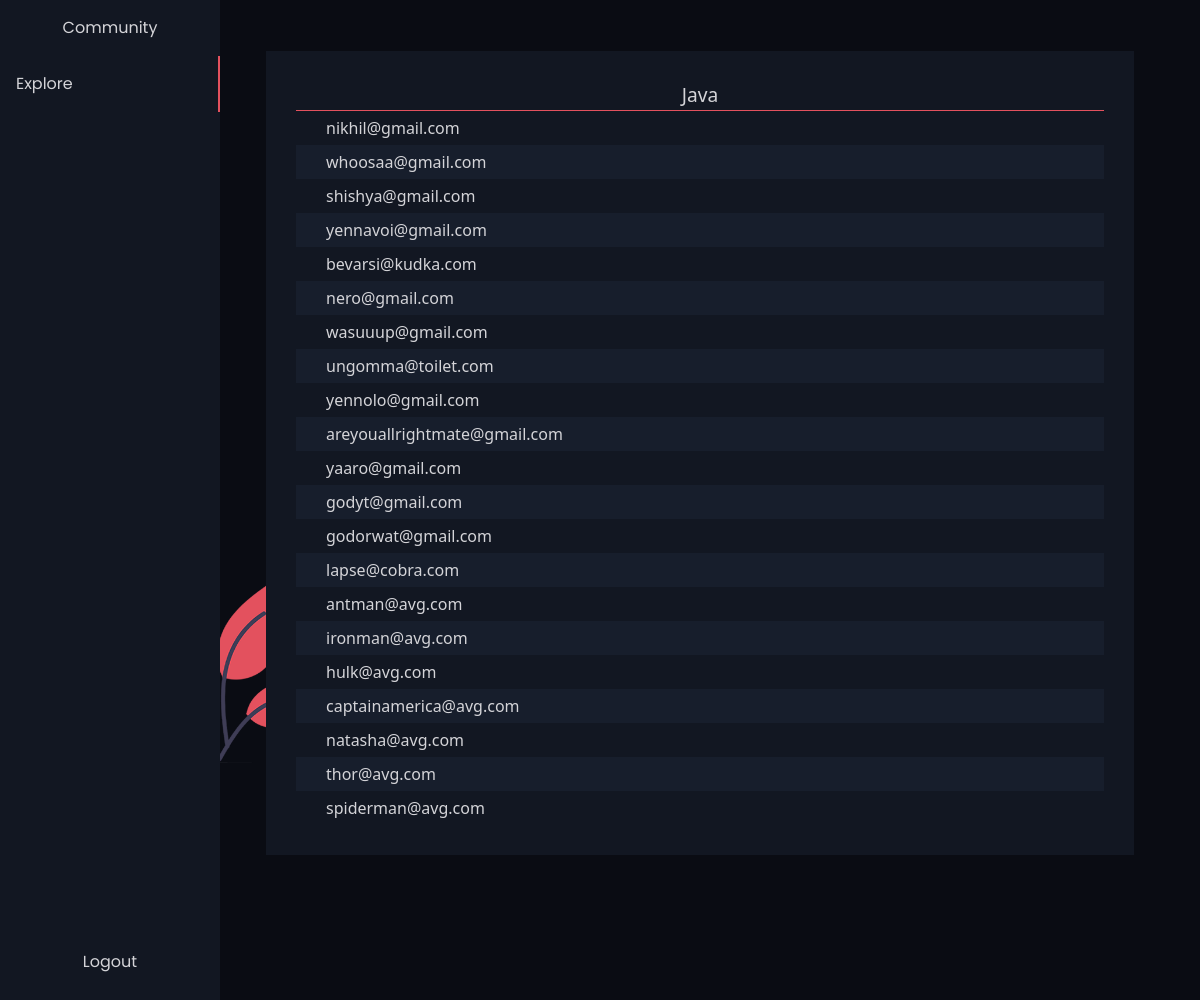
/sp-result?key=Java (signed in), run on the app's committed database.
### tables this page shows
CREATE TABLE topics(tid INTEGER PRIMARY KEY AUTOINCREMENT,name TEXT NOT NULL UNIQUE);

CREATE TABLE users(uid INTEGER PRIMARY KEY AUTOINCREMENT,email TEXT NOT NULL, hash TEXT NOT NULL);

### application.py (the view)
@app.route("/sp-result")
def sp_result():
  if not session.get("user_id"):
    return redirect("/intro")
  key = request.args.get('key')
  if key == 'C  ':
    key='C++'
  elif key == 'C ':
    key='C#'
  tid = db.execute("SELECT tid from topics WHERE topics.name=?",key)[0]["tid"]
  rows = db.execute("SELECT email from users WHERE uid in(SELECT uid from user_topic where tid=?)",tid)
  return render_template("sp-result.html",rows=rows,key=key)

### application.py (called while the page is built)
@app.after_request
def after_request(response):
    response.headers["Cache-Control"] = "no-cache, no-store, must-revalidate"
    response.headers["Expires"] = 0
    response.headers["Pragma"] = "no-cache"
    return response

### templates/sp-result.html (shortened to what this page needs)
{% extends "layout.html"%}
{% block body%}
  <div class="sidebar">
    <div class="menu">
    <a class="navbar-brand-2" href="/">Community</a>
    <a class="active" href="/explore">Explore</a>
    <a href="/logout" class="bottom">Logout</a>
    </div>
  </div>
  <div class="content">
    <div class="explore-area">
      <div class="list-block">
        <div class="list-title">{{ key }}</div>
        {% for row in rows %}
          <div class="list-item">{{ row["email"] }}</div>
        {% endfor %}
      </div>
    </div>
  </div>
{% endblock %}

### static/styles.css (style rules this page uses)
body { background-image: url("../static/images/Community-5.png"); background-repeat: no-repeat; background-attachment: fixed; background-position: center; background-size: 70%; background-color: #0a0c13; }
.sidebar { font-family: 'Poppins', sans-serif; display: flex; flex-direction: column; position: fixed; top: 0; bottom: 0; left: 0; width: 220px; overflow: visible; z-index: 10; background-color: #121722; transition: left 0.3s ease, width 0.3s ease; }
.menu { display: flex; flex-wrap: wrap; flex-direction: column; justify-content: flex-start; flex: 1; padding-bottom: 10px; overflow: hidden; }
.menu a { display: block; color: #D4D4D8; padding: 16px; text-decoration: none; transition: 0.3s; }
.menu a.active { border-right: 2px solid #E3515E; }
.menu>a:not(.bottom)+.bottom { margin-top: auto; }
.navbar-brand-2 { text-align: center; font-family: 'Poppins', sans-serif; }
.bottom { margin-top: auto; text-align: center; transition: 0.4s; }
div.content { margin-left: 200px; padding: 1px 16px; height: 1000px; }
.explore-area { padding:50px; }
.content { color: #D4D4D8; }
.list-block { background-color: #121722; width: 100%; padding:30px; margin-bottom:20px; }
.list-title { font-size: larger; width:100%; text-align: center; border-bottom: 1px solid #E3515E; }
.list-item { padding: 5px; padding-left:30px; }
.list-item:nth-of-type(odd) { background-color: #171e2c; }

### data on the page
topics: name "Java"
users: email "nikhil@gmail.com"
users: email "whoosaa@gmail.com"
users: email "shishya@gmail.com"
users: email "yennavoi@gmail.com"
users: email "bevarsi@kudka.com"
users: email "nero@gmail.com"
users: email "wasuuup@gmail.com"
users: email "ungomma@toilet.com"
users: email "yennolo@gmail.com"
users: email "areyouallrightmate@gmail.com"
users: email "yaaro@gmail.com"
users: email "godyt@gmail.com"
users: email "godorwat@gmail.com"
users: email "lapse@cobra.com"
users: email "antman@avg.com"
users: email "ironman@avg.com"
users: email "hulk@avg.com"
users: email "captainamerica@avg.com"
users: email "natasha@avg.com"
users: email "thor@avg.com"
users: email "spiderman@avg.com"
